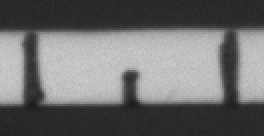
#> input picture python/ref-cm.tif, 132 x 68 px, given in place of LAM365-1-s-0329_0.tif, which was not available (shown 2 times larger)
$ python dcb-image-analysis.py
#> lines starting #> are read from the running program, lines starting #| are printed output that depends on the picture; pictures that were not available may be replaced by others from this repository, and a replacement may not be noted
# -*- coding: utf-8 -*-

'''
=====================================================================================

Copyright (c) 2016-2018 Université de Lorraine & Luleå tekniska universitet
Author: Luca Di Stasio <luca.distasio@gmail.com>
                       <luca.distasio@ingpec.eu>

This program is free software: you can redistribute it and/or modify
it under the terms of the GNU General Public License as published by
the Free Software Foundation, either version 3 of the License, or
(at your option) any later version.

This program is distributed in the hope that it will be useful,
but WITHOUT ANY WARRANTY; without even the implied warranty of
MERCHANTABILITY or FITNESS FOR A PARTICULAR PURPOSE.  See the
GNU General Public License for more details.

You should have received a copy of the GNU General Public License
along with this program.  If not, see <http://www.gnu.org/licenses/>.

=====================================================================================

DESCRIPTION

Image analysis of Double Cantilever Beam test recordings.

Tested with Python 2.7 Anaconda 2.4.1 (64-bit) distribution
       in Windows 10.

'''

import numpy as np
import cv2
from matplotlib import pyplot as plt

def getLowerProfile(binImage):
    coords = []
    height,width = binImage.shape

    for c in range(0,len(binImage[0,:])):
        whites = []
        for r,row in enumerate(binImage[:,c]):
            if binImage[r,c]>0:
                whites.append(r)
        if len(whites)>0:
            coords.append([c,height-np.max(whites)])
    coords = np.array(coords)
    return coords

def getUpperProfile(binImage):
    coords = []
    height,width = binImage.shape

    for c in range(0,len(binImage[0,:])):
        whites = []
        for r,row in enumerate(binImage[:,c]):
            if binImage[r,c]>0:
                whites.append(r)
        if len(whites)>0:
            coords.append([c,height-np.min(whites)])
    coords = np.array(coords)
    return coords

def getMeanProfile(binImage):
    coords = []
    height,width = binImage.shape

    for c in range(0,len(binImage[0,:])):
        whites = []
        for r,row in enumerate(binImage[:,c]):
            if binImage[r,c]>0:
                whites.append(r)
        if len(whites)>0:
            coords.append([c,height-np.mean(whites)])
    coords = np.array(coords)
    return coords


plt.close('all')

img = cv2.imread('LAM365-1-s-0329_0.tif',0)
#> img is the input picture: shape (68, 132); min 29, max 204, mean 109.1
height,width = img.shape
#> height = 68; width = 132

img2 = img.copy()

template = cv2.imread('lower-hinge.tif',0)
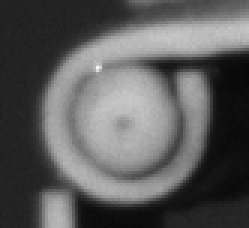
#> input picture python/lower-hinge.tif, 83 x 76 px (shown 3 times larger)
#> template is the input picture: shape (76, 83); min 7, max 246, mean 91.2
w, h = template.shape[::-1]
#> w = 83; h = 76

template2 = cv2.imread('upper-hinge.tif',0)
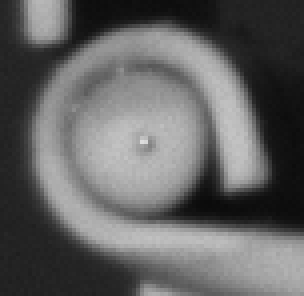
#> input picture python/upper-hinge.tif, 76 x 74 px (shown 4 times larger)
#> template2 is the input picture: shape (74, 76); min 11, max 221, mean 98.6
w2, h2 = template2.shape[::-1]
#> w2 = 76; h2 = 74

template3 = cv2.imread('crack-tip.tif',0)
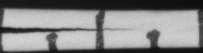
#> input picture python/crack-tip.tif, 203 x 53 px
#> template3 is the input picture: shape (53, 203); min 12, max 214, mean 132.7
w3, h3 = template3.shape[::-1]
#> w3 = 203; h3 = 53

#> (the run stopped early here; a loop or call above may not have finished)
